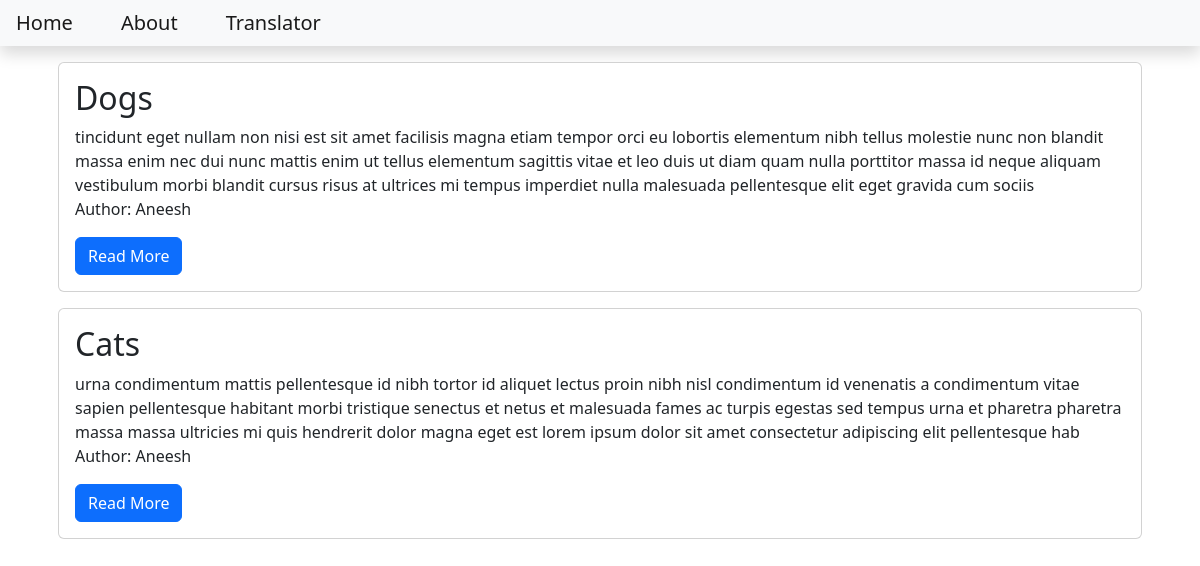
The page / on the database its author committed.
### blog/models.py (models this page shows, shortened)
class Post(models.Model):
    title = models.CharField(max_length=200)
    content = models.TextField()
    date = models.DateTimeField(auto_now_add=True)
    slug = models.SlugField(max_length=200, unique=True)
    author = models.ForeignKey(to=User, on_delete=models.CASCADE)
    status = models.IntegerField(choices=STATUS, default=0)

### blog/views.py (the view)
# urls.py: path('', views.PostList.as_view(), name='home'),
class PostList(generic.ListView):
    queryset = Post.objects.filter(status=1).order_by("-date")
    template_name = "index.html"

### templates/index.html
{% extends 'base.html' %}
{% block content %}
<div class="container">
  {% for post in post_list %}
  <div class="card m-3">
    <div class="card-body">
      <h2 class="card-title">{{post.title}}</h2>
      <div class="card-text">{{post.content | slice:"400"}}</div>
      <p class="card-text">Author: {{post.author | title}}</p>
      <a class="btn btn-primary" href="{% url 'blog_view' post.slug %}">
        Read More
      </a>
    </div>
  </div>
  {% endfor %}
</div>
{% endblock content %}

### templates/base.html (shortened to what this page needs)
<!DOCTYPE html>
<html lang="en">
  <head>
    <link
      href="https://cdn.jsdelivr.net/npm/bootstrap@5.2.0/dist/css/bootstrap.min.css"
      rel="stylesheet"
    />
  </head>
  <body>
    <nav
      class="navbar navbar-expand-lg navbar-light bg-light shadow mb-3"
      id="mainNav"
    >
      <div class="collapse navbar-collapse" id="navbarResponsive">
        <ul class="navbar-nav ml-auto">
          <li class="nav-item">
            <a href="{% url 'home' %}" class="navbar-brand p-3">Home</a>
          </li>
          <li class="nav-item">
            <a href="{% url 'about_view' %}" class="navbar-brand p-3">About</a>
          </li>
          <li class="nav-item">
            <a href="{% url 'translator_view' %}" class="navbar-brand p-3">Translator</a>
          </li>
        </ul>
      </div>
    </nav>
    {% block content %} {% endblock content %}
  </body>
</html>

### rows shown on the page
Post: title "Dogs", content "tincidunt eget nullam non nisi est sit amet facilisis magna etiam tempor orci eu lobortis elementum nibh tellus molestie nunc non blandit massa enim nec dui nunc mattis enim ut tellus elementum sagittis vitae et leo duis ut diam quam nulla porttitor massa id neque aliquam vestibulum morbi blandit cursus risus at ultrices mi tempus imperdiet nulla malesuada pellentesque elit eget gravida cum sociis", author "Aneesh"
Post: title "Cats", content "urna condimentum mattis pellentesque id nibh tortor id aliquet lectus proin nibh nisl condimentum id venenatis a condimentum vitae sapien pellentesque habitant morbi tristique senectus et netus et malesuada fames ac turpis egestas sed tempus urna et pharetra pharetra massa massa ultricies mi quis hendrerit dolor magna eget est lorem ipsum dolor sit amet consectetur adipiscing elit pellentesque hab", author "Aneesh"
